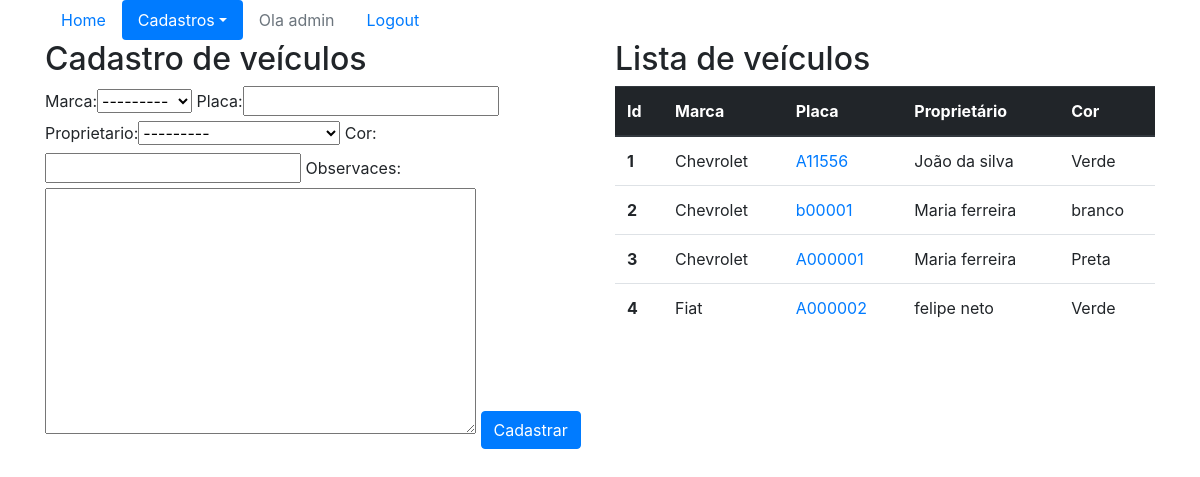
The app's page /sistema/veiculos/ (signed in), older data.
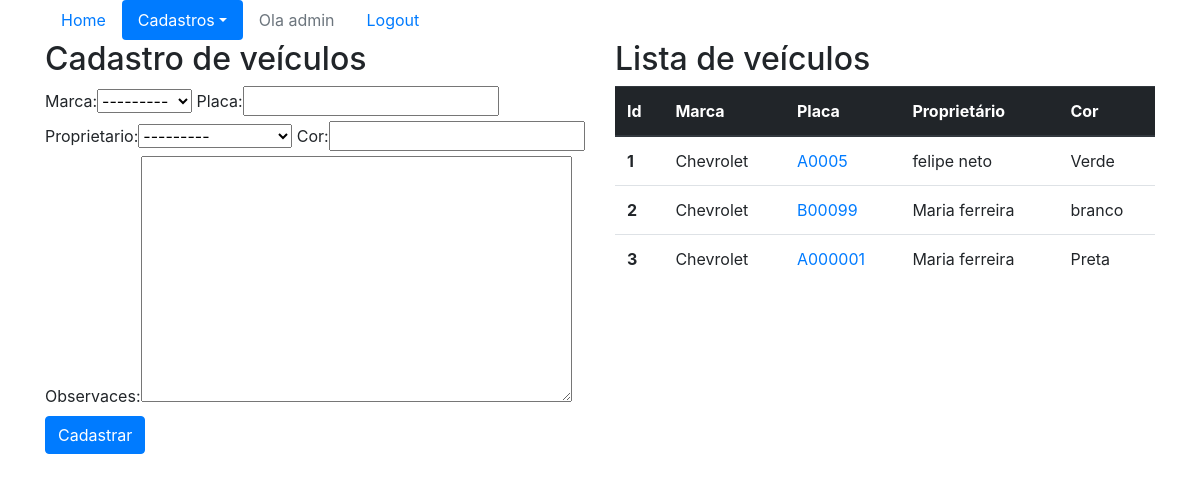
The same page, newer data.
### core/models.py (models this page shows, shortened)
class Veiculo(models.Model):
    marca = models.ForeignKey(Marca, on_delete=models.CASCADE)
    placa = models.CharField(max_length=7)
    proprietario = models.ForeignKey(Pessoa, on_delete=models.CASCADE)
    cor = models.CharField(max_length=15)
    observaces = models.TextField()
    """ Para remover o erro d: E1101:Class 'Pessoa' has no 'objects' member """
    objects = models.Manager()

class Marca(models.Model):
    nome = models.CharField(max_length=50)
    """ Para remover o erro d: E1101:Class 'Pessoa' has no 'objects' member """
    objects = models.Manager()
    def __str__(self):
        return self.nome

class Pessoa(models.Model):
    nome = models.CharField(max_length=100)
    endereco = models.CharField(max_length=200)
    telefone = models.CharField(max_length=20)
    """ Para remover o erro d: E1101:Class 'Pessoa' has no 'objects' member """
    objects = models.Manager()
    def __str__(self):
        return self.nome

### core/views.py (the view)
@login_required
def lista_veiculos(request):
    menu_veiculo_ativo = 'active'
    menu_cadastro_ativo = 'active'
    veiculos = Veiculo.objects.all()
    form = VeiculoForm()
    data = {'veiculos': veiculos,
        'form': form,
        'menu_veiculo_ativo':menu_veiculo_ativo,
        'menu_cadastro_ativo':menu_cadastro_ativo}
    return render(request, 'core/lista_veiculos.html', data)

### core/forms.py
class VeiculoForm(ModelForm):
    class Meta:
        model  = Veiculo
        fields = '__all__'

### core/templates/core/lista_veiculos.html (shortened to what this page needs)
{% extends 'base.html' %}
{% load bootstrap %}
{% block main %}
<div class="row">
    <div class="col-sm-6">
        <h2>Cadastro de veículos</h2>
        <form action="{% url 'core_veiculo_novo' %}" method="POST">
            {{form|bootstrap}}
            <button type="submit" class="btn btn-primary">Cadastrar</button>
        </form>
    </div>
    <div class="col-sm-6">
        <h2>Lista de veículos</h2>
        <table class="table">
            <thead class="thead-dark">
                <tr>
                    <th scope="col">Id</th>
                    <th scope="col">Marca</th>
                    <th scope="col">Placa</th>
                    <th scope="col">Proprietário</th>
                    <th scope="col">Cor</th>
                </tr>
            </thead>
            <tbody>
                {% for veiculo in veiculos %}
                <tr>
                    <th scope="row">{{veiculo.id}}</th>
                    <td>{{veiculo.marca}}</td>
                    <td> <a href="{% url 'core_veiculo_update' veiculo.id %}" > {{veiculo.placa}} </a> </td>
                    <td>{{veiculo.proprietario}}</td>
                    <td>{{veiculo.cor}}</td>
                </tr>
                {% endfor %}
            </tbody>
        </table>
    </div>
</div>
{% endblock  %}

Row changes from the older to the newer data that the page shows:
removed Veiculo: id "4", marca "Fiat", placa "A000002", proprietario "felipe neto", cor "Verde"
changed Veiculo "Verde": placa "A11556" → "A0005"; proprietario "João da silva" → "felipe neto"
changed Veiculo "branco": placa "b00001" → "B00099"
